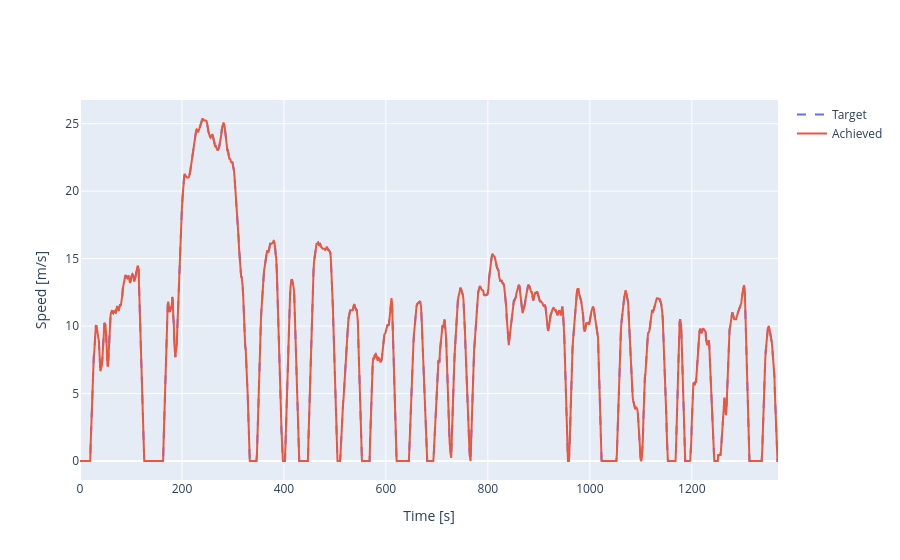

This figure's notebook cell:
### Markdown cell above
A common visualization is achieved speed vs. time. This attribute is called
"achieved speed" because it is possible that a vehicle is not able to meet
the provided drive cycle. The two lines should overlap almost exactly for a
vehicle with enough power to follow the trace.

### Code cell
import plotly.graph_objects as go

fig = go.Figure()
fig.add_trace(go.Scatter(
    x=df["cyc.time_seconds"],
    y=df["cyc.speed_meters_per_second"],
    name="Target",
    line={"dash": "dash"},
))
fig.add_trace(go.Scatter(
    x=df["cyc.time_seconds"],
    y=df["veh.history.speed_ach_meters_per_second"],
    name="Achieved",
))
fig.update_layout(xaxis_title="Time [s]", yaxis_title="Speed [m/s]")
fig.show()

### Figure 1 — Plotly figure (JSON) as saved in the notebook; plotly's stock layout.template omitted (floating-point values rounded to 4 significant figures; data arrays with more than 128 entries replaced by an {"elided": "..."} marker saying what was removed)
{"data": [{"line": {"dash": "dash"}, "name": "Target", "type": "scatter", "x": {"elided": "1370 float values"}, "y": {"elided": "1370 float values"}}, {"name": "Achieved", "type": "scatter", "x": {"elided": "1370 float values"}, "y": {"elided": "1370 float values"}}], "layout": {"xaxis": {"title": {"text": "Time [s]"}}, "yaxis": {"title": {"text": "Speed [m/s]"}}}}
